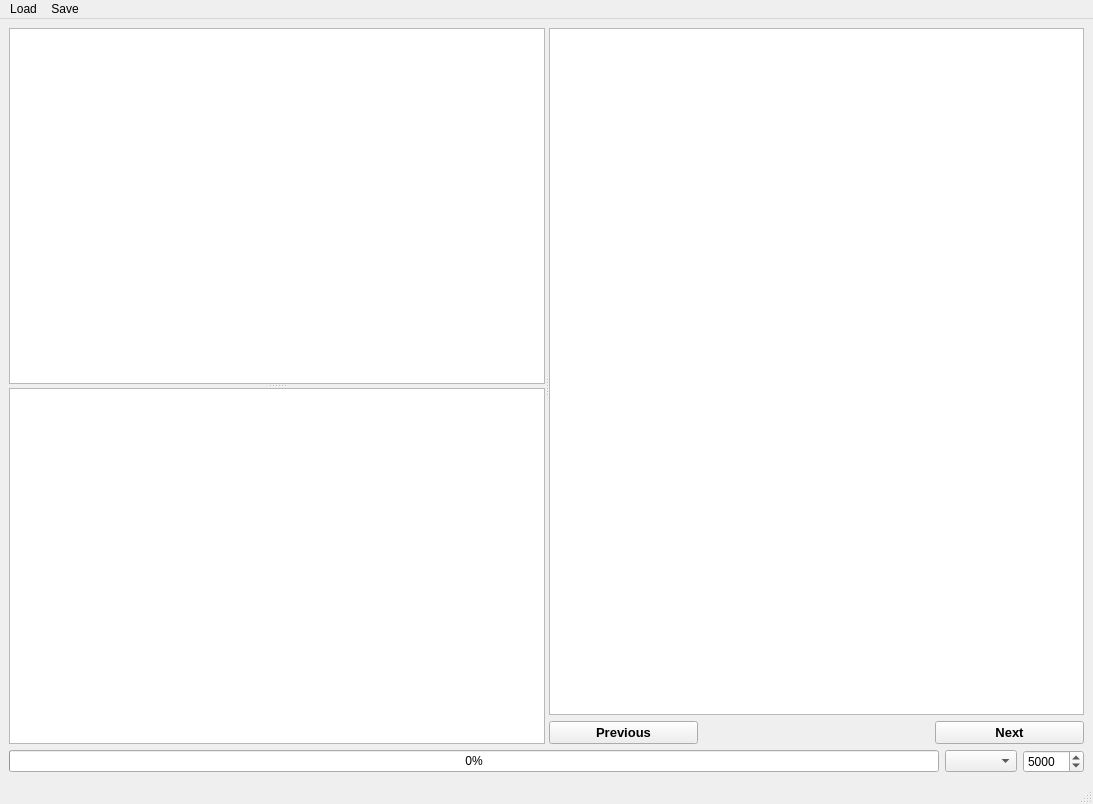
<?xml version="1.0" encoding="UTF-8"?>
<ui version="4.0">
 <class>MainWindow</class>
 <widget class="QMainWindow" name="MainWindow">
  <property name="geometry">
   <rect>
    <x>0</x>
    <y>0</y>
    <width>1093</width>
    <height>804</height>
   </rect>
  </property>
  <property name="windowTitle">
   <string>MainWindow</string>
  </property>
  <widget class="QWidget" name="outer">
   <layout class="QVBoxLayout" name="verticalLayout_3">
    <item>
     <layout class="QVBoxLayout" name="main" stretch="1,0">
      <item>
       <widget class="QSplitter" name="left_right">
        <property name="orientation">
         <enum>Qt::Orientation::Horizontal</enum>
        </property>
        <widget class="QSplitter" name="cn_sv">
         <property name="orientation">
          <enum>Qt::Orientation::Vertical</enum>
         </property>
         <widget class="QTextBrowser" name="cn_input">
          <property name="focusPolicy">
           <enum>Qt::FocusPolicy::NoFocus</enum>
          </property>
          <property name="styleSheet">
           <string notr="true"/>
          </property>
          <property name="openLinks">
           <bool>false</bool>
          </property>
         </widget>
         <widget class="QTextBrowser" name="sv_output">
          <property name="focusPolicy">
           <enum>Qt::FocusPolicy::NoFocus</enum>
          </property>
          <property name="openLinks">
           <bool>false</bool>
          </property>
         </widget>
        </widget>
        <widget class="QWidget" name="layoutWidget">
         <layout class="QVBoxLayout" name="verticalLayout">
          <item>
           <widget class="QTextBrowser" name="vn_output">
            <property name="focusPolicy">
             <enum>Qt::FocusPolicy::NoFocus</enum>
            </property>
            <property name="openLinks">
             <bool>false</bool>
            </property>
           </widget>
          </item>
          <item>
           <layout class="QHBoxLayout" name="horizontalLayout" stretch="2,3,2">
            <item>
             <widget class="QPushButton" name="previous_page">
              <property name="font">
               <font>
                <pointsize>10</pointsize>
                <bold>true</bold>
               </font>
              </property>
              <property name="text">
               <string>Previous</string>
              </property>
             </widget>
            </item>
            <item>
             <widget class="QLabel" name="current_page">
              <property name="font">
               <font>
                <pointsize>13</pointsize>
                <bold>true</bold>
               </font>
              </property>
              <property name="text">
               <string/>
              </property>
              <property name="alignment">
               <set>Qt::AlignmentFlag::AlignCenter</set>
              </property>
             </widget>
            </item>
            <item>
             <widget class="QPushButton" name="next_page">
              <property name="font">
               <font>
                <pointsize>10</pointsize>
                <bold>true</bold>
               </font>
              </property>
              <property name="text">
               <string>Next</string>
              </property>
             </widget>
            </item>
           </layout>
          </item>
         </layout>
        </widget>
       </widget>
      </item>
      <item>
       <layout class="QHBoxLayout" name="bottom_bar">
        <item>
         <widget class="QProgressBar" name="progress_bar">
          <property name="styleSheet">
           <string notr="true">font: 700 9pt &quot;Segoe UI&quot;;</string>
          </property>
          <property name="value">
           <number>0</number>
          </property>
         </widget>
        </item>
        <item>
         <widget class="QComboBox" name="current_name_set">
          <property name="sizePolicy">
           <sizepolicy hsizetype="Fixed" vsizetype="Fixed">
            <horstretch>0</horstretch>
            <verstretch>0</verstretch>
           </sizepolicy>
          </property>
          <property name="editable">
           <bool>false</bool>
          </property>
         </widget>
        </item>
        <item>
         <widget class="QSpinBox" name="char_per_page">
          <property name="minimum">
           <number>1000</number>
          </property>
          <property name="maximum">
           <number>50000</number>
          </property>
          <property name="singleStep">
           <number>1000</number>
          </property>
          <property name="value">
           <number>5000</number>
          </property>
         </widget>
        </item>
       </layout>
      </item>
     </layout>
    </item>
   </layout>
  </widget>
  <widget class="QMenuBar" name="menubar">
   <property name="geometry">
    <rect>
     <x>0</x>
     <y>0</y>
     <width>1093</width>
     <height>33</height>
    </rect>
   </property>
   <widget class="QMenu" name="menuLoad">
    <property name="title">
     <string>Load</string>
    </property>
    <addaction name="read_from_clipboard"/>
    <addaction name="read_from_file"/>
   </widget>
   <widget class="QMenu" name="menuSave">
    <property name="title">
     <string>Save</string>
    </property>
    <addaction name="save_to_file"/>
   </widget>
   <addaction name="menuLoad"/>
   <addaction name="menuSave"/>
  </widget>
  <widget class="QStatusBar" name="statusbar"/>
  <action name="actionOpen">
   <property name="text">
    <string>Open</string>
   </property>
  </action>
  <action name="actionSave">
   <property name="text">
    <string>Save...</string>
   </property>
  </action>
  <action name="actionClose">
   <property name="text">
    <string>Close</string>
   </property>
  </action>
  <action name="read_from_clipboard">
   <property name="text">
    <string>From clipboard</string>
   </property>
  </action>
  <action name="read_from_file">
   <property name="text">
    <string>From file</string>
   </property>
  </action>
  <action name="save_to_file">
   <property name="text">
    <string>To file</string>
   </property>
  </action>
  <action name="save_to_clipboard">
   <property name="text">
    <string>To clipboard</string>
   </property>
  </action>
 </widget>
 <resources/>
 <connections/>
</ui>
